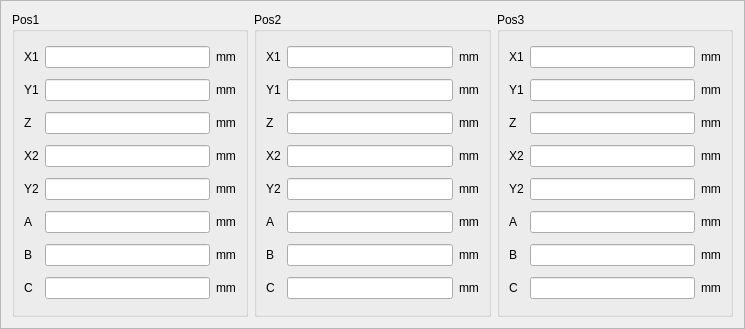
<?xml version="1.0" encoding="UTF-8"?>
<ui version="4.0">
 <class>HCDefinePosFrame</class>
 <widget class="QFrame" name="HCDefinePosFrame">
  <property name="geometry">
   <rect>
    <x>0</x>
    <y>0</y>
    <width>745</width>
    <height>329</height>
   </rect>
  </property>
  <property name="windowTitle">
   <string>Frame</string>
  </property>
  <property name="frameShape">
   <enum>QFrame::StyledPanel</enum>
  </property>
  <property name="frameShadow">
   <enum>QFrame::Raised</enum>
  </property>
  <layout class="QHBoxLayout" name="horizontalLayout">
   <item>
    <widget class="QGroupBox" name="groupBox">
     <property name="title">
      <string>Pos1</string>
     </property>
     <layout class="QGridLayout" name="gridLayout">
      <item row="1" column="1">
       <widget class="ICLineEditWithVirtualNumericKeypad" name="p1Y1"/>
      </item>
      <item row="2" column="0">
       <widget class="QLabel" name="label_3">
        <property name="text">
         <string>Z</string>
        </property>
       </widget>
      </item>
      <item row="2" column="2">
       <widget class="QLabel" name="label_11">
        <property name="text">
         <string>mm</string>
        </property>
       </widget>
      </item>
      <item row="7" column="1">
       <widget class="ICLineEditWithVirtualNumericKeypad" name="p1C"/>
      </item>
      <item row="5" column="2">
       <widget class="QLabel" name="label_14">
        <property name="text">
         <string>mm</string>
        </property>
       </widget>
      </item>
      <item row="0" column="0">
       <widget class="QLabel" name="label">
        <property name="text">
         <string>X1</string>
        </property>
       </widget>
      </item>
      <item row="6" column="2">
       <widget class="QLabel" name="label_15">
        <property name="text">
         <string>mm</string>
        </property>
       </widget>
      </item>
      <item row="6" column="0">
       <widget class="QLabel" name="label_7">
        <property name="text">
         <string>B</string>
        </property>
       </widget>
      </item>
      <item row="6" column="1">
       <widget class="ICLineEditWithVirtualNumericKeypad" name="p1B"/>
      </item>
      <item row="7" column="0">
       <widget class="QLabel" name="label_8">
        <property name="text">
         <string>C</string>
        </property>
       </widget>
      </item>
      <item row="5" column="0">
       <widget class="QLabel" name="label_6">
        <property name="text">
         <string>A</string>
        </property>
       </widget>
      </item>
      <item row="5" column="1">
       <widget class="ICLineEditWithVirtualNumericKeypad" name="p1A"/>
      </item>
      <item row="4" column="2">
       <widget class="QLabel" name="label_13">
        <property name="text">
         <string>mm</string>
        </property>
       </widget>
      </item>
      <item row="7" column="2">
       <widget class="QLabel" name="label_16">
        <property name="text">
         <string>mm</string>
        </property>
       </widget>
      </item>
      <item row="0" column="1">
       <widget class="ICLineEditWithVirtualNumericKeypad" name="p1X1"/>
      </item>
      <item row="3" column="2">
       <widget class="QLabel" name="label_12">
        <property name="text">
         <string>mm</string>
        </property>
       </widget>
      </item>
      <item row="2" column="1">
       <widget class="ICLineEditWithVirtualNumericKeypad" name="p1Z"/>
      </item>
      <item row="3" column="0">
       <widget class="QLabel" name="label_4">
        <property name="text">
         <string>X2</string>
        </property>
       </widget>
      </item>
      <item row="4" column="1">
       <widget class="ICLineEditWithVirtualNumericKeypad" name="p1Y2"/>
      </item>
      <item row="1" column="2">
       <widget class="QLabel" name="label_10">
        <property name="text">
         <string>mm</string>
        </property>
       </widget>
      </item>
      <item row="1" column="0">
       <widget class="QLabel" name="label_2">
        <property name="text">
         <string>Y1</string>
        </property>
       </widget>
      </item>
      <item row="3" column="1">
       <widget class="ICLineEditWithVirtualNumericKeypad" name="p1X2"/>
      </item>
      <item row="4" column="0">
       <widget class="QLabel" name="label_5">
        <property name="text">
         <string>Y2</string>
        </property>
       </widget>
      </item>
      <item row="0" column="2">
       <widget class="QLabel" name="label_9">
        <property name="text">
         <string>mm</string>
        </property>
       </widget>
      </item>
     </layout>
    </widget>
   </item>
   <item>
    <widget class="QGroupBox" name="groupBox_2">
     <property name="title">
      <string>Pos2</string>
     </property>
     <layout class="QGridLayout" name="gridLayout_3">
      <item row="1" column="1">
       <widget class="ICLineEditWithVirtualNumericKeypad" name="p2Y1"/>
      </item>
      <item row="2" column="0">
       <widget class="QLabel" name="label_33">
        <property name="text">
         <string>Z</string>
        </property>
       </widget>
      </item>
      <item row="2" column="2">
       <widget class="QLabel" name="label_34">
        <property name="text">
         <string>mm</string>
        </property>
       </widget>
      </item>
      <item row="7" column="1">
       <widget class="ICLineEditWithVirtualNumericKeypad" name="p2C"/>
      </item>
      <item row="5" column="2">
       <widget class="QLabel" name="label_35">
        <property name="text">
         <string>mm</string>
        </property>
       </widget>
      </item>
      <item row="0" column="0">
       <widget class="QLabel" name="label_36">
        <property name="text">
         <string>X1</string>
        </property>
       </widget>
      </item>
      <item row="6" column="2">
       <widget class="QLabel" name="label_37">
        <property name="text">
         <string>mm</string>
        </property>
       </widget>
      </item>
      <item row="6" column="0">
       <widget class="QLabel" name="label_38">
        <property name="text">
         <string>B</string>
        </property>
       </widget>
      </item>
      <item row="6" column="1">
       <widget class="ICLineEditWithVirtualNumericKeypad" name="p2B"/>
      </item>
      <item row="7" column="0">
       <widget class="QLabel" name="label_39">
        <property name="text">
         <string>C</string>
        </property>
       </widget>
      </item>
      <item row="5" column="0">
       <widget class="QLabel" name="label_40">
        <property name="text">
         <string>A</string>
        </property>
       </widget>
      </item>
      <item row="5" column="1">
       <widget class="ICLineEditWithVirtualNumericKeypad" name="p2A"/>
      </item>
      <item row="4" column="2">
       <widget class="QLabel" name="label_41">
        <property name="text">
         <string>mm</string>
        </property>
       </widget>
      </item>
      <item row="7" column="2">
       <widget class="QLabel" name="label_42">
        <property name="text">
         <string>mm</string>
        </property>
       </widget>
      </item>
      <item row="0" column="1">
       <widget class="ICLineEditWithVirtualNumericKeypad" name="p2X1"/>
      </item>
      <item row="3" column="2">
       <widget class="QLabel" name="label_43">
        <property name="text">
         <string>mm</string>
        </property>
       </widget>
      </item>
      <item row="2" column="1">
       <widget class="ICLineEditWithVirtualNumericKeypad" name="p2Z"/>
      </item>
      <item row="3" column="0">
       <widget class="QLabel" name="label_44">
        <property name="text">
         <string>X2</string>
        </property>
       </widget>
      </item>
      <item row="4" column="1">
       <widget class="ICLineEditWithVirtualNumericKeypad" name="p2Y2"/>
      </item>
      <item row="1" column="2">
       <widget class="QLabel" name="label_45">
        <property name="text">
         <string>mm</string>
        </property>
       </widget>
      </item>
      <item row="1" column="0">
       <widget class="QLabel" name="label_46">
        <property name="text">
         <string>Y1</string>
        </property>
       </widget>
      </item>
      <item row="3" column="1">
       <widget class="ICLineEditWithVirtualNumericKeypad" name="p2X2"/>
      </item>
      <item row="4" column="0">
       <widget class="QLabel" name="label_47">
        <property name="text">
         <string>Y2</string>
        </property>
       </widget>
      </item>
      <item row="0" column="2">
       <widget class="QLabel" name="label_48">
        <property name="text">
         <string>mm</string>
        </property>
       </widget>
      </item>
     </layout>
    </widget>
   </item>
   <item>
    <widget class="QGroupBox" name="groupBox_3">
     <property name="title">
      <string>Pos3</string>
     </property>
     <layout class="QGridLayout" name="gridLayout_4">
      <item row="1" column="1">
       <widget class="ICLineEditWithVirtualNumericKeypad" name="p3Y1"/>
      </item>
      <item row="2" column="0">
       <widget class="QLabel" name="label_49">
        <property name="text">
         <string>Z</string>
        </property>
       </widget>
      </item>
      <item row="2" column="2">
       <widget class="QLabel" name="label_50">
        <property name="text">
         <string>mm</string>
        </property>
       </widget>
      </item>
      <item row="7" column="1">
       <widget class="ICLineEditWithVirtualNumericKeypad" name="p3C"/>
      </item>
      <item row="5" column="2">
       <widget class="QLabel" name="label_51">
        <property name="text">
         <string>mm</string>
        </property>
       </widget>
      </item>
      <item row="0" column="0">
       <widget class="QLabel" name="label_52">
        <property name="text">
         <string>X1</string>
        </property>
       </widget>
      </item>
      <item row="6" column="2">
       <widget class="QLabel" name="label_53">
        <property name="text">
         <string>mm</string>
        </property>
       </widget>
      </item>
      <item row="6" column="0">
       <widget class="QLabel" name="label_54">
        <property name="text">
         <string>B</string>
        </property>
       </widget>
      </item>
      <item row="6" column="1">
       <widget class="ICLineEditWithVirtualNumericKeypad" name="p3B"/>
      </item>
      <item row="7" column="0">
       <widget class="QLabel" name="label_55">
        <property name="text">
         <string>C</string>
        </property>
       </widget>
      </item>
      <item row="5" column="0">
       <widget class="QLabel" name="label_56">
        <property name="text">
         <string>A</string>
        </property>
       </widget>
      </item>
      <item row="5" column="1">
       <widget class="ICLineEditWithVirtualNumericKeypad" name="p3A"/>
      </item>
      <item row="4" column="2">
       <widget class="QLabel" name="label_57">
        <property name="text">
         <string>mm</string>
        </property>
       </widget>
      </item>
      <item row="7" column="2">
       <widget class="QLabel" name="label_58">
        <property name="text">
         <string>mm</string>
        </property>
       </widget>
      </item>
      <item row="0" column="1">
       <widget class="ICLineEditWithVirtualNumericKeypad" name="p3X1"/>
      </item>
      <item row="3" column="2">
       <widget class="QLabel" name="label_59">
        <property name="text">
         <string>mm</string>
        </property>
       </widget>
      </item>
      <item row="2" column="1">
       <widget class="ICLineEditWithVirtualNumericKeypad" name="p3Z"/>
      </item>
      <item row="3" column="0">
       <widget class="QLabel" name="label_60">
        <property name="text">
         <string>X2</string>
        </property>
       </widget>
      </item>
      <item row="4" column="1">
       <widget class="ICLineEditWithVirtualNumericKeypad" name="p3Y2"/>
      </item>
      <item row="1" column="2">
       <widget class="QLabel" name="label_61">
        <property name="text">
         <string>mm</string>
        </property>
       </widget>
      </item>
      <item row="1" column="0">
       <widget class="QLabel" name="label_62">
        <property name="text">
         <string>Y1</string>
        </property>
       </widget>
      </item>
      <item row="3" column="1">
       <widget class="ICLineEditWithVirtualNumericKeypad" name="p3X2"/>
      </item>
      <item row="4" column="0">
       <widget class="QLabel" name="label_63">
        <property name="text">
         <string>Y2</string>
        </property>
       </widget>
      </item>
      <item row="0" column="2">
       <widget class="QLabel" name="label_64">
        <property name="text">
         <string>mm</string>
        </property>
       </widget>
      </item>
     </layout>
    </widget>
   </item>
  </layout>
 </widget>
 <customwidgets>
  <customwidget>
   <class>ICLineEditWithVirtualNumericKeypad</class>
   <extends>QLineEdit</extends>
   <header>iclineeditwithvirtualnumerickeypad.h</header>
  </customwidget>
 </customwidgets>
 <resources/>
 <connections/>
</ui>
